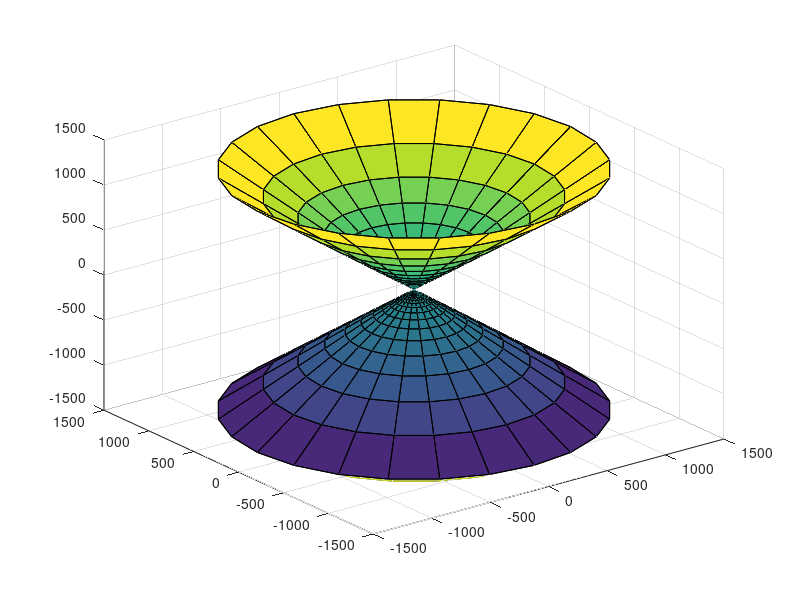

This chart was generated by the following MATLAB code:
[alpha,beta] = meshgrid(-2*pi:pi/12:2*pi,-2*pi:pi/12:2*pi);
a = input("a = ");
c = input("c = ");
x = a*cosh(alpha).*cos(beta);
y = a*cosh(alpha).*sin(beta);
z = c*sinh(alpha);
figure;
surfc(x,y,z);
surfc(x,y,-z);